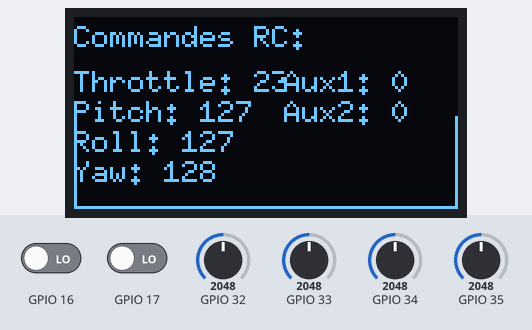
Bench run of a sketch on a simulated ESP32. Shown: 128×64 one-colour display. Inputs (shaded band) come from the test bench; at power-on: GPIO 32 = 2048, GPIO 33 = 2048, GPIO 34 = 2048, GPIO 35 = 2048, GPIO 16 LOW, GPIO 17 LOW. No radio packets arrive unless stated; what the sketch prints to the serial monitor is not drawn.

Above: at 4.8 s.
4.9 s: GPIO 32 set to 2866
At 5.5 s:
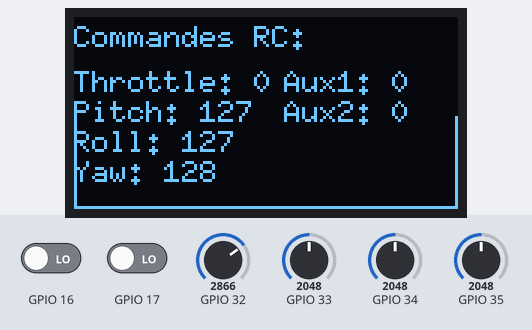
6.4 s: GPIO 33 set to 2866
At 7.3 s:
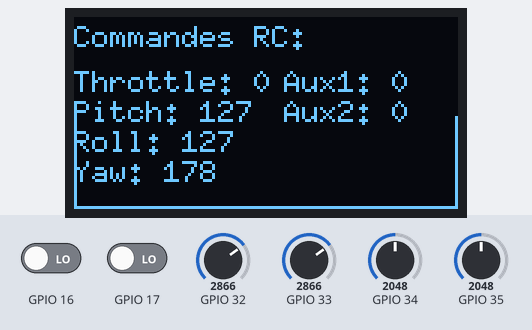
7.9 s: GPIO 34 set to 2866
At 8.7 s:
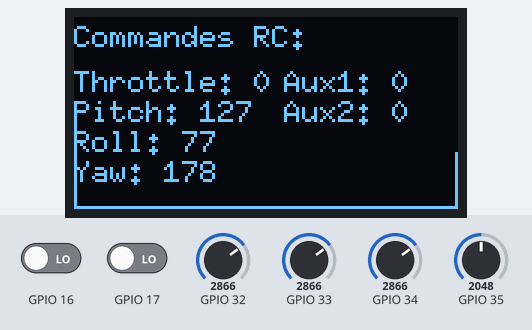
9.4 s: GPIO 35 set to 2866
At 10.1 s:
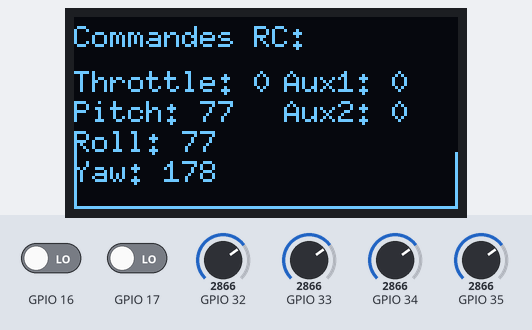
10.9 s: GPIO 16 driven HIGH
At 12.0 s:
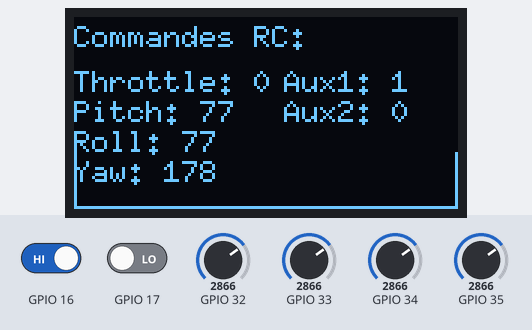
12.4 s: GPIO 17 driven HIGH
At 13.3 s:
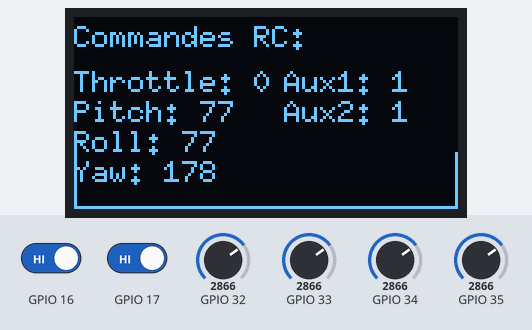
Timing chart, 0 to 14.9 s (numbered marks = the images above; inputs shaded):
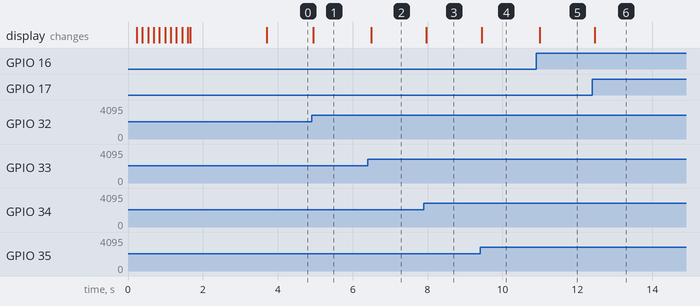

The sketch:

rc-plane-oled.ino
```cpp
// RC PLANE inspired by https://www.rcpano.net/2025/09/30/make-a-flying-wing-with-simple-materials-diy-rc-plane-remote-control/
// Transmetteur pour avion RC, 3 channel, 1 moteur et 2 servo. ESP32, NRF24L01 et OLED integré.
// revue de code :
//   Adapté à l'ideaspark, optimisation du mappage des joysticks pour les plages de l'ESP32, ajout de messages d'erreur pour le NRF24L01, amélioration de l'affichage des commandes, et préparation pour les futures améliorations du circuit.
// Revue du circuit :
//   Sécurité des GPIO, alimentation 7.4V réduit à 3.3V pouir le NRF24L01, ajout de condensateurs de découplage, protection contre les interférences électromagnétiques à venir...

#include <SPI.h>
#include <RF24.h>
#include <U8g2lib.h>

// OLED
U8G2_SSD1306_128X64_NONAME_F_HW_I2C u8g2(U8G2_R0);

// NRF24L01
RF24 radio(9, 10); // CE, CSN (adapte si nécessaire)
const uint64_t pipeOut = 0xABCDABCD71LL;

// Structure des données
struct Signal {
  byte throttle;
  byte pitch;
  byte roll;
  byte yaw;
  byte aux1;
  byte aux2;
};
Signal data;

// Initialisation des données
void ResetData() {
  data.throttle = 0;
  data.pitch = 127;
  data.roll = 127;
  data.yaw = 127;
  data.aux1 = 0;
  data.aux2 = 0;
}

// Animation de chargement (inchangée)
void loadingAnimation() {
  u8g2.clearBuffer();
  u8g2.setFont(u8g2_font_6x10_tr);
  u8g2.drawStr(20, 20, "Demarrage...");
  u8g2.sendBuffer();
  for (int i = 0; i <= 100; i += 5) {
    u8g2.clearBuffer();
    u8g2.drawStr(20, 20, "Demarrage...");
    u8g2.drawStr(20, 35, "Chargement:");
    u8g2.drawFrame(10, 45, 108, 10);
    u8g2.drawBox(10, 45, map(i, 0, 100, 0, 108), 10);
    char progressStr[10];
    snprintf(progressStr, 10, "%d%%", i);
    u8g2.drawStr(50, 60, progressStr);
    u8g2.sendBuffer();
    delay(50);
  }
}

// Message de bienvenue (inchangé)
void welcomeMessage() {
  u8g2.clearBuffer();
  u8g2.setFont(u8g2_font_7x14B_tr);
  u8g2.drawStr(10, 20, "RC Plane");
  u8g2.drawStr(10, 40, "Transmetteur");
  u8g2.setFont(u8g2_font_6x10_tr);
  u8g2.drawStr(20, 60, "by berru-g 2026");
  u8g2.sendBuffer();
  delay(2000);
}

// Mappage des joysticks (adapté pour ESP32)
int Border_Map(int val, int lower, int middle, int upper, bool reverse) {
  val = constrain(val, lower, upper);
  if (val < middle)
    val = map(val, lower, middle, 0, 128);
  else
    val = map(val, middle, upper, 128, 255);
  return (reverse ? 255 - val : val);
}

// Affichage des commandes (inchangé)
void displayCommands() {
  u8g2.clearBuffer();
  u8g2.setFont(u8g2_font_6x10_tr);
  u8g2.drawStr(0, 10, "Commandes RC:");
  char line1[20], line2[20], line3[20], line4[20], line5[20], line6[20];
  snprintf(line1, 20, "Throttle: %d", data.throttle);
  snprintf(line2, 20, "Pitch: %d", data.pitch);
  snprintf(line3, 20, "Roll: %d", data.roll);
  snprintf(line4, 20, "Yaw: %d", data.yaw);
  snprintf(line5, 20, "Aux1: %d", data.aux1);
  snprintf(line6, 20, "Aux2: %d", data.aux2);
  u8g2.drawStr(0, 25, line1);
  u8g2.drawStr(0, 35, line2);
  u8g2.drawStr(0, 45, line3);
  u8g2.drawStr(0, 55, line4);
  u8g2.drawStr(70, 25, line5);
  u8g2.drawStr(70, 35, line6);
  u8g2.drawLine(0, 63, 128, 63);
  u8g2.drawLine(0, 64, map(data.throttle, 0, 255, 0, 128), 64);
  u8g2.drawLine(0, 64 - map(data.pitch, 0, 255, 0, 63), 0, 64);
  u8g2.drawLine(127, 64 - map(data.roll, 0, 255, 0, 63), 127, 64);
  u8g2.sendBuffer();
}

void setup() {
  Serial.begin(115200);
  u8g2.begin();

  // Animation de chargement
  loadingAnimation();

  // Message de bienvenue
  welcomeMessage();

  // Initialisation NRF24
  if (!radio.begin()) {
    Serial.println("Erreur: NRF24 non détecté !");
    u8g2.clearBuffer();
    u8g2.drawStr(0, 20, "ERREUR: NRF24");
    u8g2.drawStr(0, 40, "non detecte!");
    u8g2.sendBuffer();
    while (1); // Bloque si le NRF24 n'est pas détecté
  }

  radio.openWritingPipe(pipeOut);
  radio.setChannel(100);
  radio.setAutoAck(false);
  radio.setDataRate(RF24_250KBPS);
  radio.setPALevel(RF24_PA_MAX);
  radio.stopListening();

  ResetData();
  Serial.println("NRF24 initialise avec succes !");
}

void loop() {
  // Lecture des commandes avec les bonnes broches ESP32
  // Remplace les GPIO ci-dessous par celles que tu utilises réellement !
  data.roll   = Border_Map(analogRead(34), 0, 2048, 4095, true);   // CH1 (ex: GPIO34)
  data.pitch  = Border_Map(analogRead(35), 0, 2048, 4095, true);   // CH2 (ex: GPIO35)
  data.throttle = Border_Map(analogRead(32), 0, 1360, 2200, true);  // CH3 (ex: GPIO32, adaptée pour ESC single side)
  data.yaw    = Border_Map(analogRead(33), 0, 2048, 4095, false);  // CH4 (ex: GPIO33)
  data.aux1   = digitalRead(16);                                    // CH5 (ex: GPIO16, évite GPIO0)
  data.aux2   = digitalRead(17);                                    // CH6 (ex: GPIO17, évite GPIO3)

  // Envoi des données
  if (!radio.write(&data, sizeof(Signal))) {
    Serial.println("Erreur: Echec de l'envoi des donnees");
    u8g2.clearBuffer();
    u8g2.drawStr(0, 20, "Erreur: Echec");
    u8g2.drawStr(0, 40, "envoi NRF24!");
    u8g2.sendBuffer();
    delay(1000);
  }

  // Affichage des commandes sur l'OLED
  displayCommands();
  delay(50);
}
```

Measured:
- after the input at 4.9 s, the display: changes at once (image 1)
- after the input at 6.4 s, the display: changes after 0.09 s (image 2)
- after the input at 7.9 s, the display: changes after 0.07 s (image 3)
- after the input at 9.4 s, the display: changes at once (image 4)
- after the input at 10.9 s, the display: changes after 0.09 s (image 5)
- after the input at 12.4 s, the display: changes after 0.07 s (image 6)
